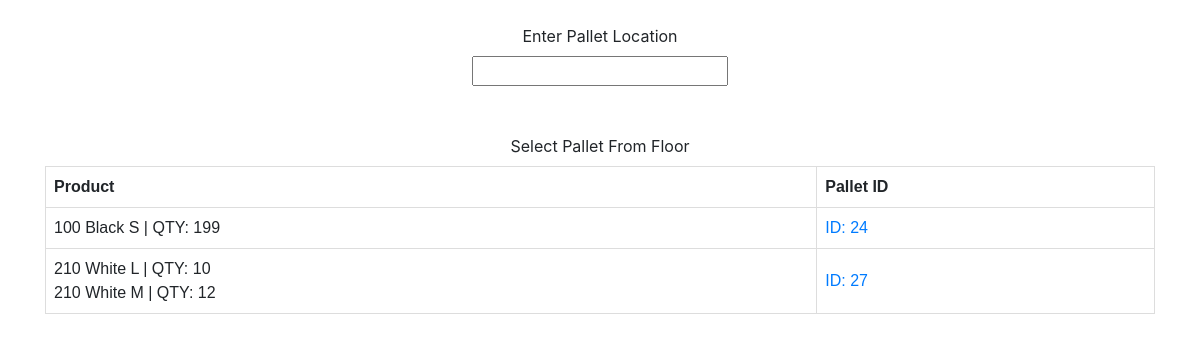
Page /search/pallet on the earlier database version.
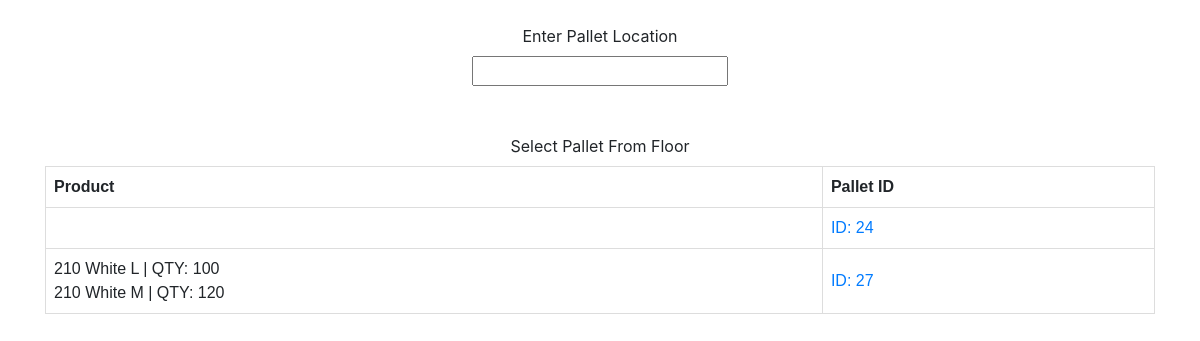
Same page on the later database version.
### main/models.py (models this page shows, shortened)
class Products_On_Pallets(models.Model):
    product = models.ForeignKey(Product, on_delete=models.CASCADE)
    pallet = models.ForeignKey(Pallets, on_delete=models.CASCADE)
    qty = models.IntegerField(default=0)

class Product(models.Model):
    GTIN_number = models.CharField(max_length=50, primary_key=True)
    style = models.ForeignKey(Style, on_delete=models.CASCADE)
    color = models.ForeignKey(Color, on_delete=models.CASCADE)
    size = models.ForeignKey(Size, on_delete=models.CASCADE)
    carton_qty = models.ForeignKey(Carton_QTY,on_delete=models.CASCADE)
    def __str__(self):
        return str(self.style) + " " + str(self.color) + " " + str(self.size)

class Style(models.Model):
    style_id = models.IntegerField(primary_key=True)
    style_name = models.CharField(max_length=50)
    def __str__(self):
        return str(self.style_id)

class Color(models.Model):
    color_id = models.IntegerField(primary_key=True)
    color_name = models.CharField(max_length=50)
    def __str__(self):
        return self.color_name

class Size(models.Model):
    size_id = models.IntegerField(primary_key=True)
    size_name = models.CharField(max_length=4)
    def __str__(self):
        return self.size_name

class Pallets(models.Model):
    products = models.ManyToManyField(Product, through="Products_On_Pallets")
    location = models.CharField(max_length=50, default="Floor")

### main/views.py (the view)
# urls.py: path('search/pallet', views.search_pallet, name="searchpallet"),
def search_pallet(request):
    context = {}
    context["floor_pallets"] = Pallets.objects.filter(location="Floor")
    floor_pallets_product = []
    for pallet in context["floor_pallets"]:
        product_list = Products_On_Pallets.objects.filter(pallet=pallet)
        floor_pallets_product.append((pallet,list(product_list)))
    context["floor_pallets_product"] = floor_pallets_product
    return render(request, 'main/search/pallet/page1.html', context)

### main/templates/main/search/pallet/page1.html (shortened to what this page needs)
<!DOCTYPE html>
<html lang="en">
<head>
    <link rel="stylesheet" href="https://stackpath.bootstrapcdn.com/bootstrap/4.3.1/css/bootstrap.min.css">
</head>
<body>
<div class="container">
    <div class="row">
        <div class="col text-center">
           <form action="{% url 'searchpallet-barcode' %}", method = POST >
                <br>
              <label>Enter Pallet Location</label><br>
              <input type="text" id="value" name="value"><br><br>
            </form>
                <br>
              <label>Select Pallet From Floor</label><br>
                <table class="col text-center">
                    <tr>
                        <th>Product</th>
                        <th>Pallet ID</th>
                    </tr>
                    {% for pallet,prod in floor_pallets_product %}
                    <tr>
                        <td>
                            {% for p in prod %}
                            {{ p.product }}  |  QTY: {{ p.qty }}<br>
                            {% endfor %}
                        </td>
                        <td><a href="{% url 'searchpallet-detail' pallet.pk %}">ID: {{ pallet.pk }}</a></td>
                    </tr>
                    {% endfor %}
                </table>
        </div>
    </div>
</div>
</body>
</html>

Differences in the rows shown:
removed Products_On_Pallets: product "100 Black S", qty "199", shown under Pallets id 24
changed Products_On_Pallets "210 White L": qty "10" → "100"
changed Products_On_Pallets "210 White M": qty "12" → "120"
